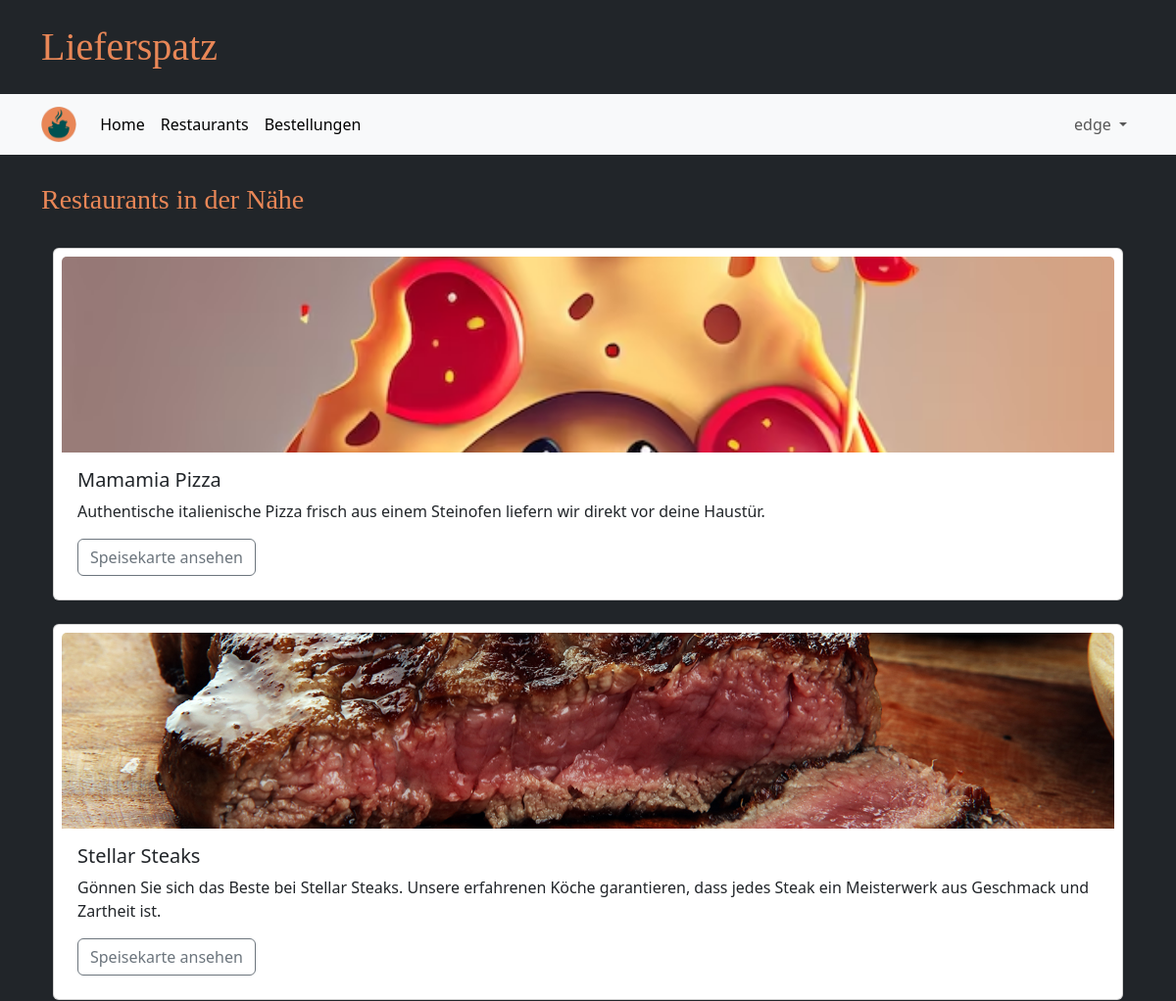
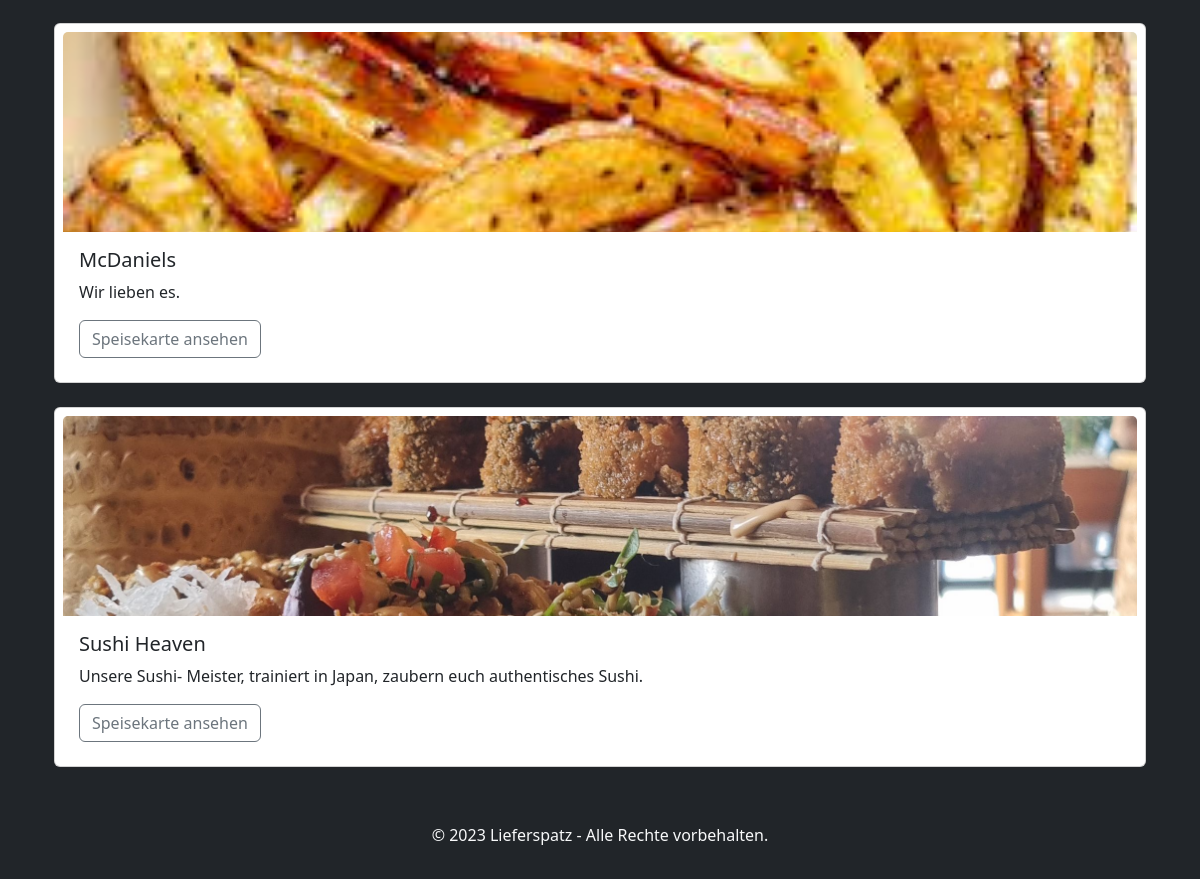
/restaurants/ (signed in), run on the app's committed database (2 pictures, top to bottom).
### tables this page shows
CREATE TABLE GeschaeftsAccount(
            Username TEXT PRIMARY KEY NOT NULL,
            Passwort TEXT NOT NULL,
            Restaurantname TEXT NOT NULL,
            Beschreibung TEST NOT NULL,
            Strasse TEXT NOT NULL,
            Hausnummer INTEGER NOT NULL,
            Plz INTEGER NOT NULL
        );

### main.py (the view, shortened to what this page needs)
@app.route("/restaurants/")
def restaurants_page():
    if "user" in session and not "business" in session:
        day_index = datetime.datetime.now().weekday()
        restaurants = database.get_restaurants_near_and_open(session["user"], WEEKDAYS[day_index])
        image_names = os.listdir(app.config['UPLOAD_FOLDER'])
        image_tuples = list(map(os.path.splitext, image_names))
        for restaurant in restaurants:
            restaurant["image_path"] = DEFAULT_IMAGE
            for index, value in enumerate(image_tuples):
                if restaurant["username"] == value[0]:
                    restaurant["image_path"] = 'business/' + value[0] + value[1]
                    image_tuples.pop(index)
                    break
        return render_template("restaurants.html", restaurants=restaurants)
    else:
        return redirect(url_for("login_customer_page"))

### database.py (called while the page is built)
def getData(sql, params = ()):
    dbcon = sqlite3.connect("instance/db.db")
    cursor = dbcon.cursor()
    cursor.execute(sql, params)
    return cursor

def get_business_hours_for(username, day):
    request_pointer = getData("""
        SELECT *
        FROM Oeffnungszeit
        WHERE GUsername = ? AND Wochentag = ?""",
        (username, day))
    entry = request_pointer.fetchone()
    result = None
    if entry:
        result = {
            "restaurant": entry[0],
            "day": entry[1],
            "from": entry[2],
            "until": entry[3],
        }
    return result

### templates/restaurants.html (shortened to what this page needs)
{% extends "base.html" %}
{% block heading %}Restaurants in der Nähe{% endblock %}
{% block content %}
  {% for restaurant in restaurants %}
      <div class="card mt-2 mb-4 p-2">
      <img src="{{ url_for('static', filename=restaurant['image_path']) }}" class="card-img-top restau-image" alt="...">
      <div class="card-body">
          <h5 class="card-title">{{ restaurant['name'] }}</h5>
          <p class="card-text">{{ restaurant['description'] }}</p>
          <a href="{{ url_for('menue_page', username=restaurant['username']) }}" class="btn btn-outline-secondary">Speisekarte ansehen</a>
      </div>
      </div>
  {% endfor %}
{% endblock %}

### templates/base.html (shortened to what this page needs)
<!DOCTYPE html>
<html lang="de">
<head>
    <link rel="stylesheet" href="/static/style.css">
    <link href="{{ url_for('static', filename='bootstrap/css/bootstrap.min.css') }}" rel="stylesheet">
</head>
<body class="bg-dark">
    <div class="container my-4">
        <h1 class="brandfont">Lieferspatz</h1>
    </div>
    <nav class="navbar navbar-expand bg-body-tertiary sticky-top border-bottom border-5 border-dark">
        <div class="container">
          <a class="navbar-brand" href="#">
            <img src="{{ url_for('static', filename='ls_logo.png') }}" alt="..." height="36" />
          </a>
          <div class="collapse navbar-collapse" id="navbarSupportedContent">
            <ul class="navbar-nav me-auto mb-2 mb-lg-0">
              <li class="nav-item">
                <a class="nav-link active" aria-current="page" href="{{ url_for('start_page') }}">Home</a>
              </li>
              <li class="nav-item">
                {% if "business" in session %}
                <a class="nav-link active" aria-current="page" href="{{ url_for('restaurants_page') }}">Restaurant Preview</a>
                {% else %}
                <a class="nav-link active" aria-current="page" href="{{ url_for('restaurants_page') }}">Restaurants</a>
                {% endif %}
              </li>
              <li class="nav-item">
                <a class="nav-link active" id="view_orders" aria-current="page" href="{{ url_for('order_page') }}">Bestellungen</a>
              </li>
            </ul>
            <ul class="navbar-nav mb-2 mb-lg-0">
              {% if session['user'] %}
              <li class="nav-item dropdown">
                <a class="nav-link dropdown-toggle" href="#" role="button" data-bs-toggle="dropdown" aria-expanded="false">
                  {{ session['user'] }}
                </a>
              </li>
              {% endif %}
            </ul>
          </div>
        </div>
    </nav>
    <div class="container mt-4">
        <h3 class="brandfont2">{% block heading %}{% endblock %}</h3>
    </div>
    <div class="container text-light px-4 py-3 ">
        {% block content %}{% endblock %}
    </div>
    <footer class="bg-dark text-light text-center py-3">
        <p>&copy; 2023 Lieferspatz - Alle Rechte vorbehalten.</p>
    </footer>
</body>
</html>

### static/style.css (style rules this page uses)
.brandfont { font-family: brandFont; color: #e98757; }
.brandfont2 { font-family: brandFont2; color: #e98757; }
.restau-image { height: 200px; object-fit: cover; }
.text-center { text-align: center; }

### data on the page
GeschaeftsAccount: shows a picture, name "Mamamia Pizza", description "Authentische italienische Pizza frisch aus einem Steinofen liefern wir direkt vor deine Haustür."
GeschaeftsAccount: shows a picture, name "Stellar Steaks", description "Gönnen Sie sich das Beste bei Stellar Steaks. Unsere erfahrenen Köche garantieren, dass jedes Steak ein Meisterwerk aus Geschmack und Zartheit ist."
GeschaeftsAccount: shows a picture, name "McDaniels", description "Wir lieben es."
GeschaeftsAccount: shows a picture, name "Sushi Heaven", description "Unsere Sushi- Meister, trainiert in Japan, zaubern euch authentisches Sushi."

### other printed values
{{ session['user'] }} "edge"
